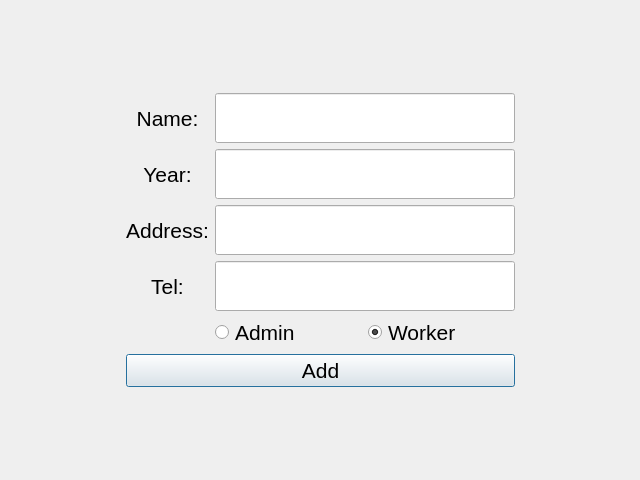
<?xml version="1.0" encoding="UTF-8"?>
<ui version="4.0">
 <class>AddPerson</class>
 <widget class="QDialog" name="AddPerson">
  <property name="geometry">
   <rect>
    <x>0</x>
    <y>0</y>
    <width>640</width>
    <height>480</height>
   </rect>
  </property>
  <property name="minimumSize">
   <size>
    <width>640</width>
    <height>480</height>
   </size>
  </property>
  <property name="maximumSize">
   <size>
    <width>640</width>
    <height>480</height>
   </size>
  </property>
  <property name="font">
   <font>
    <pointsize>16</pointsize>
   </font>
  </property>
  <property name="windowTitle">
   <string>Dialog</string>
  </property>
  <layout class="QGridLayout" name="gridLayout">
   <item row="0" column="1">
    <spacer name="verticalSpacer">
     <property name="orientation">
      <enum>Qt::Vertical</enum>
     </property>
     <property name="sizeHint" stdset="0">
      <size>
       <width>20</width>
       <height>40</height>
      </size>
     </property>
    </spacer>
   </item>
   <item row="1" column="0">
    <spacer name="horizontalSpacer">
     <property name="orientation">
      <enum>Qt::Horizontal</enum>
     </property>
     <property name="sizeHint" stdset="0">
      <size>
       <width>40</width>
       <height>20</height>
      </size>
     </property>
    </spacer>
   </item>
   <item row="1" column="1">
    <layout class="QVBoxLayout" name="verticalLayout_2">
     <item>
      <layout class="QVBoxLayout" name="verticalLayout">
       <item>
        <layout class="QHBoxLayout" name="horizontalLayout">
         <item>
          <widget class="QLabel" name="label">
           <property name="text">
            <string>Name:</string>
           </property>
           <property name="alignment">
            <set>Qt::AlignCenter</set>
           </property>
          </widget>
         </item>
         <item>
          <widget class="QLineEdit" name="Name">
           <property name="enabled">
            <bool>true</bool>
           </property>
           <property name="minimumSize">
            <size>
             <width>300</width>
             <height>50</height>
            </size>
           </property>
           <property name="maximumSize">
            <size>
             <width>300</width>
             <height>50</height>
            </size>
           </property>
           <property name="font">
            <font>
             <italic>false</italic>
            </font>
           </property>
           <property name="cursor">
            <cursorShape>IBeamCursor</cursorShape>
           </property>
           <property name="tabletTracking">
            <bool>false</bool>
           </property>
           <property name="contextMenuPolicy">
            <enum>Qt::DefaultContextMenu</enum>
           </property>
           <property name="statusTip">
            <string/>
           </property>
           <property name="locale">
            <locale language="Russian" country="Russia"/>
           </property>
           <property name="text">
            <string comment="Name" extracomment="Name"/>
           </property>
           <property name="maxLength">
            <number>50</number>
           </property>
           <property name="echoMode">
            <enum>QLineEdit::Normal</enum>
           </property>
           <property name="alignment">
            <set>Qt::AlignCenter</set>
           </property>
           <property name="dragEnabled">
            <bool>false</bool>
           </property>
          </widget>
         </item>
        </layout>
       </item>
       <item>
        <layout class="QHBoxLayout" name="horizontalLayout_2">
         <item>
          <widget class="QLabel" name="label_2">
           <property name="text">
            <string>Year:</string>
           </property>
           <property name="alignment">
            <set>Qt::AlignCenter</set>
           </property>
          </widget>
         </item>
         <item>
          <widget class="QLineEdit" name="Year">
           <property name="minimumSize">
            <size>
             <width>300</width>
             <height>50</height>
            </size>
           </property>
           <property name="maximumSize">
            <size>
             <width>300</width>
             <height>50</height>
            </size>
           </property>
           <property name="font">
            <font>
             <italic>false</italic>
            </font>
           </property>
           <property name="contextMenuPolicy">
            <enum>Qt::DefaultContextMenu</enum>
           </property>
           <property name="locale">
            <locale language="Russian" country="Russia"/>
           </property>
           <property name="text">
            <string/>
           </property>
           <property name="maxLength">
            <number>50</number>
           </property>
           <property name="echoMode">
            <enum>QLineEdit::Normal</enum>
           </property>
           <property name="alignment">
            <set>Qt::AlignCenter</set>
           </property>
           <property name="dragEnabled">
            <bool>false</bool>
           </property>
          </widget>
         </item>
        </layout>
       </item>
       <item>
        <layout class="QHBoxLayout" name="horizontalLayout_3">
         <item>
          <widget class="QLabel" name="label_3">
           <property name="text">
            <string>Address:</string>
           </property>
           <property name="alignment">
            <set>Qt::AlignCenter</set>
           </property>
          </widget>
         </item>
         <item>
          <widget class="QLineEdit" name="Address">
           <property name="minimumSize">
            <size>
             <width>300</width>
             <height>50</height>
            </size>
           </property>
           <property name="maximumSize">
            <size>
             <width>300</width>
             <height>50</height>
            </size>
           </property>
           <property name="font">
            <font>
             <italic>false</italic>
            </font>
           </property>
           <property name="contextMenuPolicy">
            <enum>Qt::DefaultContextMenu</enum>
           </property>
           <property name="locale">
            <locale language="Russian" country="Russia"/>
           </property>
           <property name="text">
            <string/>
           </property>
           <property name="maxLength">
            <number>50</number>
           </property>
           <property name="echoMode">
            <enum>QLineEdit::Normal</enum>
           </property>
           <property name="alignment">
            <set>Qt::AlignCenter</set>
           </property>
           <property name="dragEnabled">
            <bool>false</bool>
           </property>
          </widget>
         </item>
        </layout>
       </item>
       <item>
        <layout class="QHBoxLayout" name="horizontalLayout_4">
         <item>
          <widget class="QLabel" name="label_4">
           <property name="text">
            <string>Tel:</string>
           </property>
           <property name="alignment">
            <set>Qt::AlignCenter</set>
           </property>
          </widget>
         </item>
         <item>
          <widget class="QLineEdit" name="Tel">
           <property name="minimumSize">
            <size>
             <width>300</width>
             <height>50</height>
            </size>
           </property>
           <property name="maximumSize">
            <size>
             <width>300</width>
             <height>50</height>
            </size>
           </property>
           <property name="font">
            <font>
             <italic>false</italic>
            </font>
           </property>
           <property name="contextMenuPolicy">
            <enum>Qt::DefaultContextMenu</enum>
           </property>
           <property name="locale">
            <locale language="Russian" country="Russia"/>
           </property>
           <property name="text">
            <string/>
           </property>
           <property name="maxLength">
            <number>50</number>
           </property>
           <property name="echoMode">
            <enum>QLineEdit::Normal</enum>
           </property>
           <property name="alignment">
            <set>Qt::AlignCenter</set>
           </property>
           <property name="dragEnabled">
            <bool>false</bool>
           </property>
          </widget>
         </item>
        </layout>
       </item>
      </layout>
     </item>
     <item>
      <layout class="QHBoxLayout" name="horizontalLayout_5">
       <item>
        <spacer name="horizontalSpacer_3">
         <property name="orientation">
          <enum>Qt::Horizontal</enum>
         </property>
         <property name="sizeHint" stdset="0">
          <size>
           <width>20</width>
           <height>20</height>
          </size>
         </property>
        </spacer>
       </item>
       <item>
        <widget class="QRadioButton" name="Admin">
         <property name="minimumSize">
          <size>
           <width>147</width>
           <height>0</height>
          </size>
         </property>
         <property name="maximumSize">
          <size>
           <width>147</width>
           <height>16777215</height>
          </size>
         </property>
         <property name="text">
          <string>Admin</string>
         </property>
        </widget>
       </item>
       <item>
        <widget class="QRadioButton" name="Worker">
         <property name="minimumSize">
          <size>
           <width>147</width>
           <height>0</height>
          </size>
         </property>
         <property name="maximumSize">
          <size>
           <width>147</width>
           <height>16777215</height>
          </size>
         </property>
         <property name="text">
          <string>Worker</string>
         </property>
         <property name="checkable">
          <bool>true</bool>
         </property>
         <property name="checked">
          <bool>true</bool>
         </property>
        </widget>
       </item>
      </layout>
     </item>
     <item>
      <widget class="QPushButton" name="Add">
       <property name="text">
        <string>Add</string>
       </property>
      </widget>
     </item>
    </layout>
   </item>
   <item row="1" column="2">
    <spacer name="horizontalSpacer_2">
     <property name="orientation">
      <enum>Qt::Horizontal</enum>
     </property>
     <property name="sizeHint" stdset="0">
      <size>
       <width>40</width>
       <height>20</height>
      </size>
     </property>
    </spacer>
   </item>
   <item row="2" column="1">
    <spacer name="verticalSpacer_2">
     <property name="orientation">
      <enum>Qt::Vertical</enum>
     </property>
     <property name="sizeHint" stdset="0">
      <size>
       <width>20</width>
       <height>40</height>
      </size>
     </property>
    </spacer>
   </item>
  </layout>
 </widget>
 <resources/>
 <connections/>
</ui>
